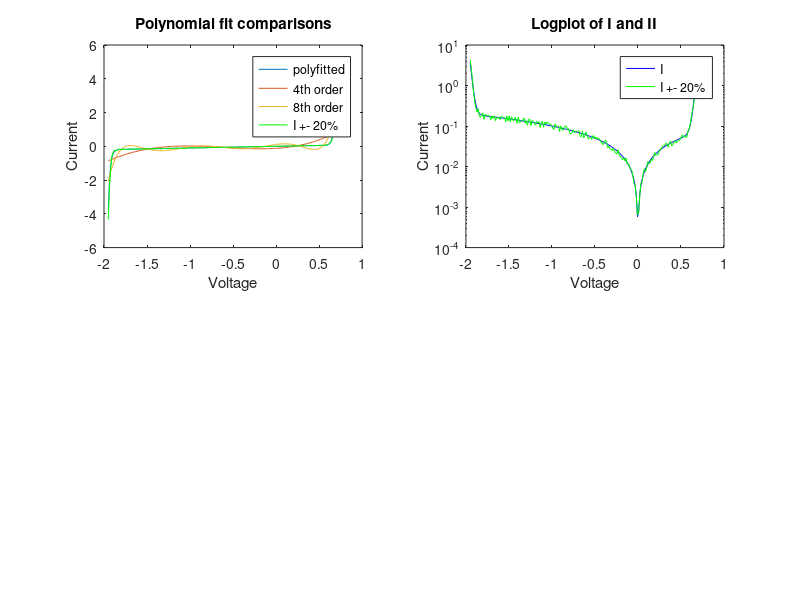

Write the MATLAB code that produced this figure. (Note: this script raises an error after producing the figure.)
Is = 0.01e-12; Ib = 0.1e-12; Vb = 1.3; Gp = 0.1;
V = linspace(-1.95,0.7,200);

I = Is*(exp(1.2/0.025*V)-1) + Gp*V - Ib*(exp(-1.2/0.025*(V+Vb))-1);
II = I.*(rand(1,200)*0.4+0.8);

fit1 = polyfit(V,I,4);
fit2 = polyfit(V,I,8);
y1 = polyval(fit1,V);
y2 = polyval(fit2,V);

subplot(2,2,1), plot(V,I,V,y1,V,y2,V,II,'g')
legend('polyfitted','4th order','8th order','I +- 20%')
title('Polynomial fit comparisons')
xlabel('Voltage')
ylabel('Current')
subplot(2,2,2), semilogy(V,abs(I),'b',V,abs(II),'g')
legend('I','I +- 20%')
title('Logplot of I and II')
xlabel('Voltage')
ylabel('Current')

V = reshape(V,[200,1]);
I = reshape(I,[200,1]);

fo = fittype('A.*(exp(1.2*x/25e-3)-1) + Gp.*x - C*(exp(1.2*(-(x+Vb))/25e-3)-1)');
ff = fit(V,I,fo);
If = ff(V);

fo1 = fittype('A.*(exp(1.2*x/25e-3)-1) + B.*x - C*(exp(1.2*(-(x+Vb))/25e-3)-1)');
ff1 = fit(V,I,fo1);
If1 = ff1(V);

fo2 = fittype('A.*(exp(1.2*x/25e-3)-1) + B.*x - C*(exp(1.2*(-(x+D))/25e-3)-1)');
ff2 = fit(V,I,fo2);
If2 = ff2(V);

If = reshape(If,[1,200]);
If1 = reshape(If1,[1,200]);
If2 = reshape(If2,[1,200]);
V = reshape(V,[1,200]);
I = reshape(I,[1,200]);

subplot(2,2,3), plot(V,I,V,If,V,If1,V,If2,'g')
legend('Original','A,C','A,B,C','A,B,C,D')

inputs = V.';
targets = I.';
hiddenLayerSize = 10;
net = fitnet(hiddenLayerSize);
net.divideParam.trainRatio = 70/100;
net.divideParam.valRatio = 15/100;
net.divideParam.testRatio = 15/100;
[net,tr] = train(net,inputs,targets);
outputs = net(inputs);
errors = gsubtract(outputs,targets);
performance = perform(net,targets,outputs)
view(net)
Inn = outputs

subplot(2,2,4), plot(V,Inn)
